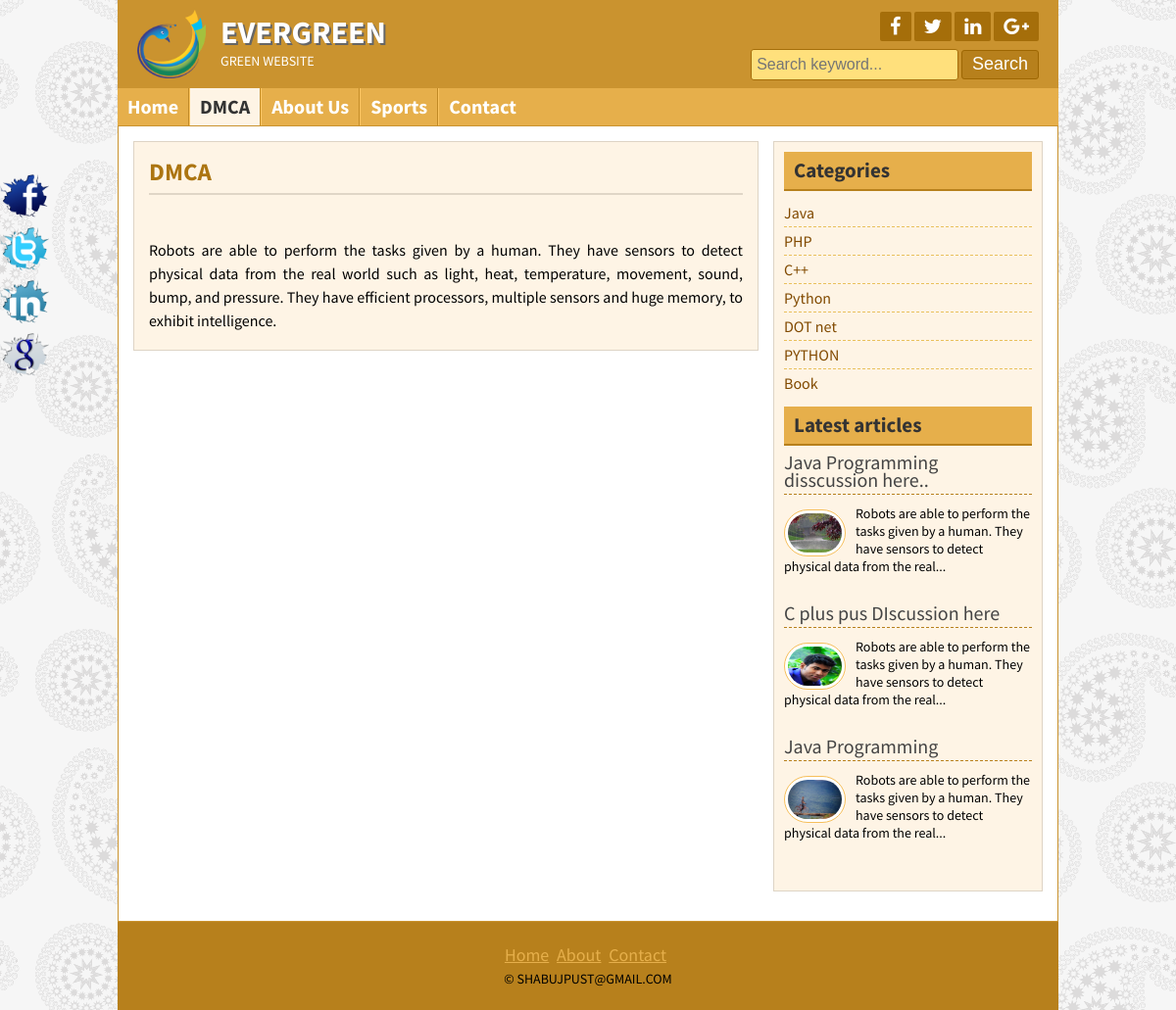
/about.php?pageid=1, run on the app's committed database.
### tables this page shows
CREATE TABLE `tbl_title` (
  `id` int(11) NOT NULL,
  `title` varchar(55) NOT NULL,
  `slogan` varchar(55) NOT NULL
);

CREATE TABLE `tbl_pages` (
  `id` int(11) NOT NULL,
  `name` varchar(88) NOT NULL,
  `body` text NOT NULL
);

CREATE TABLE `tbl_catagory` (
  `id` int(11) NOT NULL,
  `name` varchar(55) NOT NULL
);

CREATE TABLE `tbl_post` (
  `id` int(11) NOT NULL,
  `cat` int(11) NOT NULL,
  `title` varchar(255) NOT NULL,
  `body` text NOT NULL,
  `image` varchar(255) NOT NULL,
  `author` varchar(55) NOT NULL,
  `tags` varchar(255) NOT NULL,
  `date` timestamp NOT NULL DEFAULT CURRENT_TIMESTAMP
);

CREATE TABLE `tbl_copyright` (
  `id` int(11) NOT NULL,
  `copyright` varchar(55) NOT NULL
);

### lib/Database.php (called while the page is built, shortened)
<?php
Class Database{
	public $host   = DB_HOST;
	public $user   = DB_USER;
	public $pass   = DB_PASS;
	public $dbname = DB_NAME;
	public $link;
	private function connectDB(){
	$this->link = new mysqli($this->host, $this->user, $this->pass, $this->dbname);
 }
	public function select($query){
		$result = $this->link->query($query) or die($this->link->error.__LINE__);
		if($result->num_rows > 0){
			return $result;
		} else {
			return false;
		}
	}
}

### helpers/Format.php (called while the page is built, shortened)
<?php
class Format
{
	public function textShorten($text,$limit=400)
	{
		$text=$text." ";
		$text =substr($text,0,$limit);
		$text =substr($text,0,strrpos($text,' '));
		$text = $text."...";
		return $text;
	}
}
?>

### about.php (the view)
<?php include 'inc/header.php';?>
<?php
if(!isset($_GET['pageid']) || $_GET['pageid']==NULL)
{
	echo "This page is not available for Showing";
}
else
{
	$id=$_GET['pageid'];
}
?>
	<div class="contentsection contemplete clear">
		<div class="maincontent clear">
			<div class="about">
			<?php
              $query ="SELECT * FROM tbl_pages where id='$id'";
              $pagequery=$db->select($query);
              if($pagequery)
              {
                 while( $result=$pagequery->fetch_assoc()){
				?>
				<h2><?php echo $result['name'];?></h2>
	         <p> <?php echo $result['body'];?> </p>
	         <?php } } ?>
	</div>
</div>
		<?php  include "inc/sidebar.php"; ?>
         <?php  include "inc/footer.php"; ?>

### inc/header.php (shortened to what this page needs)
<?php include 'lib/Database.php';?>
<?php include 'helpers/Format.php';?>
<?php
$db = new Database();
$fm = new Format();
?>
<!DOCTYPE html>
<html>
<head>
	<link rel="stylesheet" href="font-awesome-4.5.0/css/font-awesome.css">
	<link rel="stylesheet" href="css/nivo-slider.css" type="text/css" media="screen" />
	<link rel="stylesheet" href="style.css">
</head>
<body>
	<div class="headersection templete clear">
		<a href="index.php">
			<div class="logo">
				<img src="images/logo.png" alt="Logo"/>
				<?php
				$query = "SELECT * FROM tbl_title where id=1";
				$title=$db->select($query);
				$result=$title->fetch_assoc();
				if($result){
				?>
				<h2><?php echo $result['title']; ?></h2>
				<p><?php echo $result['slogan']; ?></p>
				<?php } ?>
			</div>
		</a>
		<div class="social clear">
			<?php
				$query = "SELECT * FROM tbl_social where id=1";
				$title=$db->select($query);
				$result=$title->fetch_assoc();
				if($result){
					?>
			<div class="icon clear">
				<a href="http//:<?php echo $result['fb'];?> " target="_blank"><i class="fa fa-facebook"></i></a>
				<a href="http//:<?php echo $result['tw'];?> " target="_blank"><i class="fa fa-twitter"></i></a>
				<a href="http//:<?php echo $result['ld'];?> " target="_blank"><i class="fa fa-linkedin"></i></a>
				<a href="http//:<?php echo $result['gp'];?> " target="_blank"><i class="fa fa-google-plus"></i></a>
			</div>
          <?php } ?>
			<div class="searchbtn clear">
			<form action="search.php" method="get">
				<input type="text" name="search" placeholder="Search keyword..."/>
				<input type="submit" name="submit" value="Search"/>
			</form>
			</div>
		</div>
	</div>
<div class="navsection templete">
    <?php
      $path=$_SERVER['SCRIPT_FILENAME'];
	  $currentpage=basename($path , '.php');
    ?>
	<ul>
		<li><a
         <?php
        if($currentpage == 'index') {
           echo 'id="active"'; } ?>
		   href="index.php">Home</a></li>
		<?php
		$query ="SELECT * FROM tbl_pages";
		$sql=$db->select($query);
		while($result = $sql->fetch_assoc()){
		?>
		<li><a
            <?php
               if(isset($_GET['pageid']) && $_GET['pageid'] == $result['id']){
               	echo 'id="active"'; }
            ?>
			href="about.php?pageid=<?php echo $result['id']; ?>"><?php echo $result['name']?></a></li>
		<?php  } ?>
		<li><a  <?php
        if($currentpage == 'contact') {
           echo 'id="active"'; } ?>  href="contact.php">Contact</a></li>
	</ul>
</div>

### inc/sidebar.php
<div class="sidebar clear">
		<div class="samesidebar clear">
			<h2>Categories</h2>
				<ul>
					<?php
					$query="SELECT * FROM  tbl_catagory ";
					$Category=$db->select($query);
					if($Category){
					while($result=$Category->fetch_assoc()){
					 ?>
					<li><a href="posts.php?Category=<?php echo $result['id']?>"><?php echo $result['name']?></a></li>
						<?php } } else{?>
						<li>No Catagory available..!! </li>
						<?php } ?>
				</ul>
		</div>
		<div class="samesidebar clear">
            	<h2>Latest articles</h2>
			<?php
              $query="SELECT * FROM tbl_post ORDER BY id DESC limit 3 ";
              $post=$db->SELECT($query);
              if($post)
              {
              	while ($result=$post->fetch_assoc()) {
			?>
				<div class="popular clear">
					<h3><a href="post.php?id=<?php echo $result['id']?>"><?php echo $result['title'] ;?></a></h3>
					<a href="post.php?id=<?php echo $result['id'];  ?>"><img src="admin/<?php echo $result['image'];?>" alt="post image"/></a>
					<p><?php echo $fm->textShorten($result['body'],120);?></p>
				</div>
       <?php } } else { header("Location:404.php");}?>
		</div>
	</div>

### inc/footer.php (shortened to what this page needs)
</div>
	<div class="footersection templete clear">
	  <div class="footermenu clear">
		<ul>
			<li><a href="index.php">Home</a></li>
			<li><a href="about.php">About</a></li>
			<li><a href="contact.php">Contact</a></li>
		</ul>
	  </div>
	  <?php
	  $query="SELECT * FROM tbl_copyright";
	  $select_row=$db->select($query);
	  $result=$select_row->fetch_assoc();
	  ?>
	  <p>&copy; <?php echo $result['copyright']; ?> </p>
	</div>
	<div class="fixedicon clear">
		<a href="http://www.facebook.com"><img src="images/fb.png" alt="Facebook"/></a>
		<a href="http://www.twitter.com"><img src="images/tw.png" alt="Twitter"/></a>
		<a href="http://www.linkedin.com"><img src="images/in.png" alt="LinkedIn"/></a>
		<a href="http://www.google.com"><img src="images/gl.png" alt="GooglePlus"/></a>
	</div>
</body>
</html>

### style.css (style rules this page uses)
* { margin:0;padding:0;outline:0 }
body { font-family: 'Source Sans Pro', sans-serif;font-size:14px;line-height:18px;color:#000;background:url(images/bg.png)repeat fixed 0 0 #fff; }
.templete { width:960px;margin:0 auto; }
.contemplete { margin: 0 auto; width: 928px; }
.clear { overflow:hidden; }
input[type="text"], input[type="email"] { border: 1px solid #cfc5b6; border-radius: 3px; margin-bottom: 5px; padding: 5px; width: 300px; }
input[type="submit"] { background: #b7801c none repeat scroll 0 0; border: 1px solid #e6af4b; color: #fff; cursor: pointer; font-size: 20px; padding: 1px 10px; }
.headersection { background: #ca932f none repeat scroll 0 0; color: #fff; }
.logo { float: left; width: 580px; }
.logo img { float: left; margin-right: 15px; padding-bottom: 10px; padding-left: 20px; padding-top: 10px; width: 70px; }
.logo h2 { color: #fff; font-size: 32px; margin-bottom: 11px; margin-top: 24px; text-shadow: 2px 2px 0 #666; }
.logo p { color:#fff; }
.social { float: right; margin-right: 20px; margin-top: 12px; text-align: right; width: 360px; }
.icon { float: right; }
.icon a { background: #a56e0a none repeat scroll 0 0; border-radius: 2px; color: #fff; display: block; float: left; font-size: 20px; margin-left: 3px; padding: 5px 10px; }
.searchbtn { float: right; margin-top: 8px; }
.searchbtn input[type="text"] { border: 1px solid #A56E0A; width: 200px; background: #FFE07C; font-size: 16px; height: 20px; }
.searchbtn input[type="submit"] { border: 1px solid #9d6602; border-radius: 3px; font-size: 18px; height: 30px; padding-left: 10px; padding-right: 10px; padding-top: 0; cursor: pointer; }
.navsection { background: none repeat scroll 0 0 #e6af4b; min-height: 38px; }
.navsection ul { margin:0;padding:0;list-style:none; }
.navsection ul li { border-left: 1px solid #fdc662; border-right: 1px solid #c18a26; display: block; float: left; position:relative; }
.navsection ul li:first-child { border-left: 0px solid #fdc662; }
.navsection ul li:last-child { border-right: 0px solid #c18a26; }
.navsection ul li a { color: #fff; display: block; font-size: 20px; font-weight: bold; padding: 10px; text-decoration: none; }
.navsection ul li a:hover, #active { background:#FEF4E5;color:#333; }
.contentsection { background: #ffffff none repeat scroll 0 0; border: 1px solid #ca932f; padding: 15px; }
.maincontent { background: #fef4e5 none repeat scroll 0 0; border: 1px solid #ded4c5; float: left; margin: 0 15px 15px 0; padding: 8px 15px; width: 606px; }
.about { font-size: 16px; line-height: 24px; text-align: justify; }
.about p { font-size: 16px; line-height: 24px; margin-bottom: 10px; text-align: justify; }
.samepost h2, .about h2 { border-bottom: 2px solid #e0d6c7; color: #ac7511; font-size: 25px; margin-bottom: 4px; padding: 10px 10px 10px 0; }
.sidebar { background: #fef4e5 none repeat scroll 0 0; border: 1px solid #ded4c5; float: right; margin-bottom: 15px; margin-top: 0; padding: 10px; width: 253px; }
.samesidebar { margin-bottom: 10px; }
.samesidebar h2 { background: #e6af4b none repeat scroll 0 0; border-bottom: 2px solid #b7801c; color: #333; margin-bottom: 8px; padding: 10px; }
.samesidebar ul { padding:0;margin:0;list-style:none; }
.samesidebar ul li { border-bottom: 1px dashed #e9c05c; font-size: 16px; padding: 5px 8px 5px 0; }
.samesidebar ul li:last-child { border-bottom: 0px dashed #e9c05c; }
.samesidebar ul li a { color: #814a00; text-decoration: none; }
.samesidebar p { margin-bottom: 10px; }
.popular { margin-bottom: 20px; }
.popular h3 { border-bottom: 1px dashed #b7801c; font-size: 20px; font-weight: normal; margin-bottom: 10px; padding-bottom: 5px; }
.popular h3 a { text-decoration:none;color:#444 }
.popular img { background: #fff none repeat scroll 0 0; border: 1px solid #f6bf5b; border-radius: 30px; float: left; height: 40px; margin-right: 10px; margin-top: 5px; padding: 3px; width: 55px; }
.footersection { height:90px;background:#B7801C;text-align:center }
.footermenu { margin-top: 25px; margin-bottom: 5px; }
.footermenu ul { padding:0;margin:0;list-style:none;text-align:center; }
.footermenu ul li { display:inline-block; }
.footermenu ul li a { color: #E6AF4B; font-size: 18px; margin-right: 5px; }
.fixedicon { left: 0; position: fixed; top: 175px; width: 60px; }
.fixedicon img { width: 50px; }

### data on the page
tbl_title: title "EVERGREEN", slogan "GREEN WEBSITE"
tbl_pages: name "DMCA", body "Robots are able to perform the tasks given by a human. They have sensors to detect physical data from the real world such as light, heat, temperature, movement, sound, bump, and pressure. They have efficient processors, multiple sensors and huge memory, to exhibit intelligence."
tbl_pages: name "About Us"
tbl_pages: name "Sports"
tbl_catagory: name "Java"
tbl_catagory: name "PHP"
tbl_catagory: name "C++"
tbl_catagory: name "Python"
tbl_catagory: name "DOT net"
tbl_catagory: name "PYTHON"
tbl_catagory: name "Book"
tbl_post: title "Java Programming disscussion here..", image (picture), body "Robots are able to perform the tasks given by a human. They have sensors to detect physical data from the real..."
tbl_post: title "C plus pus DIscussion here", image (picture), body "Robots are able to perform the tasks given by a human. They have sensors to detect physical data from the real..."
tbl_post: title "Java Programming", image (picture), body "Robots are able to perform the tasks given by a human. They have sensors to detect physical data from the real..."
tbl_copyright: copyright "SHABUJPUST@GMAIL.COM"
